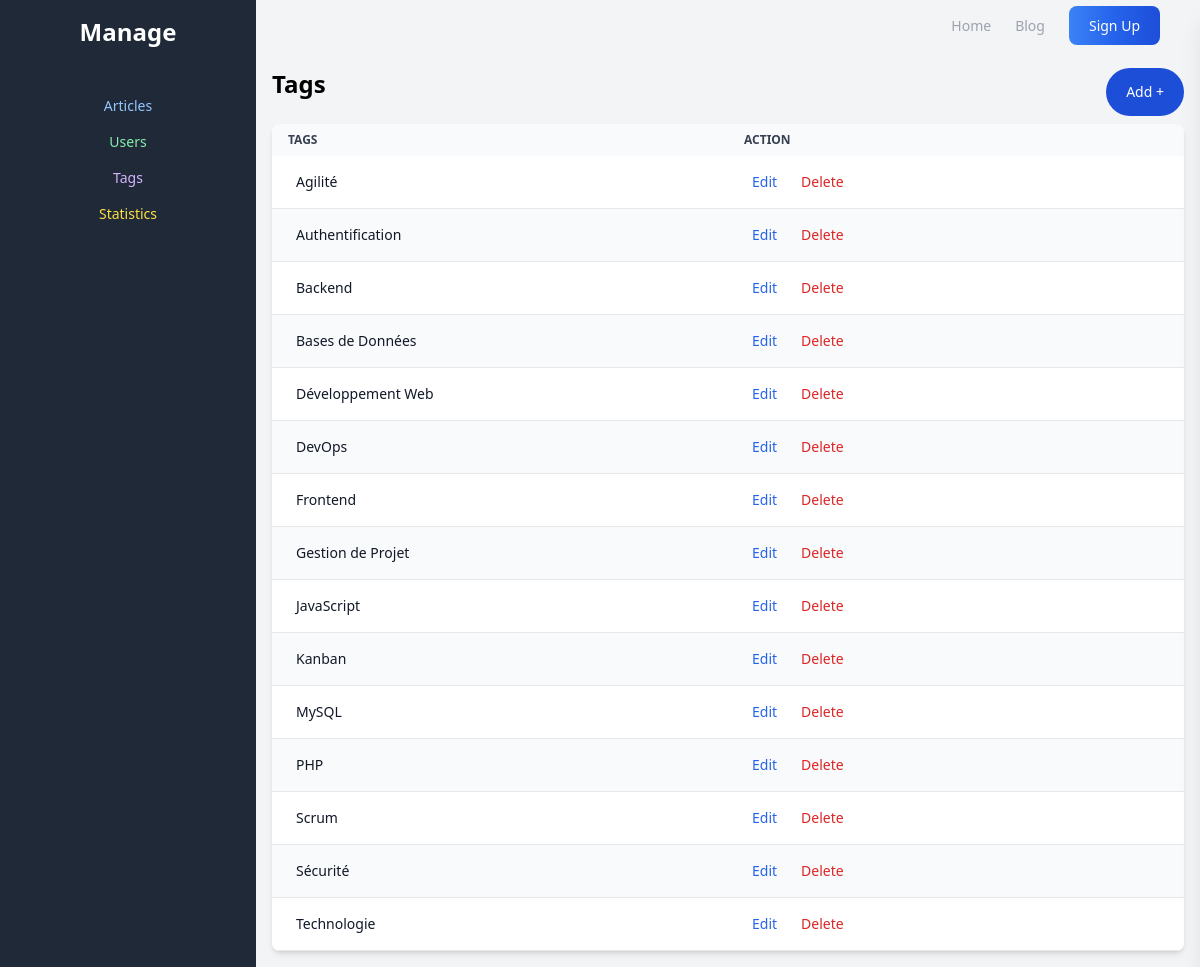
The app's page /pages/bord-tags.php with its own data.
### tables this page shows
CREATE TABLE tags (
    id INT AUTO_INCREMENT PRIMARY KEY,
    name VARCHAR(50) NOT NULL UNIQUE
);

### pages/bord-tags.php (the view, shortened to what this page needs)
<?php
$userLoggedIn = isset($_SESSION['user_id']);
?>
<!DOCTYPE html>
<html lang="en">
<head>
  <script src="https://cdn.tailwindcss.com"></script>
</head>
<body class="bg-gray-100 font-sans">
<header class="flex justify-between p-4">
    <div class="hidden lg:flex justify-center space-x-4">
        <ul class="flex items-center text-sm font-medium text-gray-400 mb-0">
            <li>
                <a href="/home.php" class="hover:underline me-4 md:me-6">Home</a>
            </li>
            <li>
                <a href="/index.php" class="hover:underline me-4 md:me-6">Blog</a>
            </li>
            <?php if ($userLoggedIn): ?>
                <?php if ($role == 1): ?>
                    <li>
                        <a href="/pages/dashboard.php" class="hover:underline me-4 md:me-6">Dashboard</a>
                    </li>
                <?php endif; ?>
                <?php if ($role == 2): ?>
                    <li>
                        <a href="/pages/profile.php" class="hover:underline me-4 md:me-6">Profile</a>
                    </li>
                <?php endif; ?>
                <li>
                    <a href="/pages/logout.php" class="text-red-500 hover:underline me-4 md:me-6">Log out</a>
                </li>
            <?php else: ?>
                <li>
                    <a href="/pages/signup.php" class="text-white bg-gradient-to-r from-blue-500 via-blue-600 to-blue-700 hover:bg-gradient-to-br focus:ring-4 focus:outline-none focus:ring-blue-300 dark:focus:ring-blue-800 font-medium rounded-lg text-sm px-5 py-2.5 text-center me-2 mb-2 me-4 md:me-6">Sign Up</a>
                </li>
            <?php endif; ?>
        </ul>
    </div>
</header>
<div class="flex">
    <aside class="fixed top-0 left-0 w-64 bg-gray-800 text-gray-200 h-screen z-40">
        <div class="p-4 text-center">
            <h2 class="text-2xl font-bold text-white">Manage</h2>
        </div>
        <nav class="mt-6">
            <a href="./bord-articles.php">
                <button class="block w-full px-4 py-2 text-sm hover:bg-blue-600 text-blue-300">Articles</button>
            </a>
            <a href="./dashboard.php">
                <button class="block w-full px-4 py-2 text-sm hover:bg-green-600 text-green-300">Users</button>
            </a>
            <a href="./bord-tags.php">
                <button id="categories-btn" class="block w-full px-4 py-2 text-sm hover:bg-purple-600 text-purple-300">Tags</button>
            </a>
            <a href="statistiques.php"><button class="block w-full px-4 py-2 text-sm hover:bg-yellow-600 text-yellow-300">Statistics</button></a>
        </nav>
    </aside>
</div>
<main class="ml-64 p-4 ">
       <div class="flex justify-between flex-wrap mb-2">
            <h1 class="text-2xl font-bold mb-4">Tags</h1>
            <button type="button" id="add-tag" class="text-white bg-blue-700 hover:bg-blue-800 font-medium rounded-full text-sm px-5 py-2">
            Add +
        </button>        </div>
        <div class="relative overflow-auto shadow-md sm:rounded-lg">
        <table class="w-full table-auto text-sm text-left rtl:text-right text-gray-500 dark:text-gray-400">
        <thead class="text-xs text-gray-700 uppercase bg-gray-50 dark:bg-gray-700 dark:text-gray-400">
                    <tr>
                    <th scope="col" class="px-4 py-2 w-1/2">Tags</th>
                    <th scope="col" class="px-4 py-2 w-1/2">Action</th>
                    </tr>
                </thead>
                <tbody>
                    <?php
                    include ("../includes/db.php");
                    $sql = "SELECT *
                            FROM tags ";
                    $result = mysqli_query($conn, $sql);
                    if (mysqli_num_rows($result) > 0) {
                        while ($row = mysqli_fetch_assoc($result)) {
                            echo '<tr class="odd:bg-white odd:dark:bg-gray-900 even:bg-gray-50 even:dark:bg-gray-800 border-b dark:border-gray-700">';
                            echo '<td class="px-6 py-4 font-medium text-gray-900 whitespace-nowrap dark:text-white">' . $row['name'] . '</td>';
                            echo '<td class="px-6 py-4 flex text-center">';
                            echo '<a href="edit-tag.php?edit_tag_id=' . $row['id'] . '" class="font-medium text-blue-600 hover:underline pr-6">Edit</a>';
                            echo '<a href="?delete_tag_id=' . $row['id'] . '" class="font-medium text-red-600 hover:underline">Delete</a>';
                            echo '</td>';
                            echo '</tr>';
                        }
                    } else {
                        echo '<tr><td colspan="4" class="text-center px-6 py-4">No users found</td></tr>';
                    }
                    ?>
                </tbody>
            </table>
        </div>
    </main>
</body>
</html>

### records on screen
tags: name "Agilité"
tags: name "Authentification"
tags: name "Backend"
tags: name "Bases de Données"
tags: name "Développement Web"
tags: name "DevOps"
tags: name "Frontend"
tags: name "Gestion de Projet"
tags: name "JavaScript"
tags: name "Kanban"
tags: name "MySQL"
tags: name "PHP"
tags: name "Scrum"
tags: name "Sécurité"
tags: name "Technologie"
